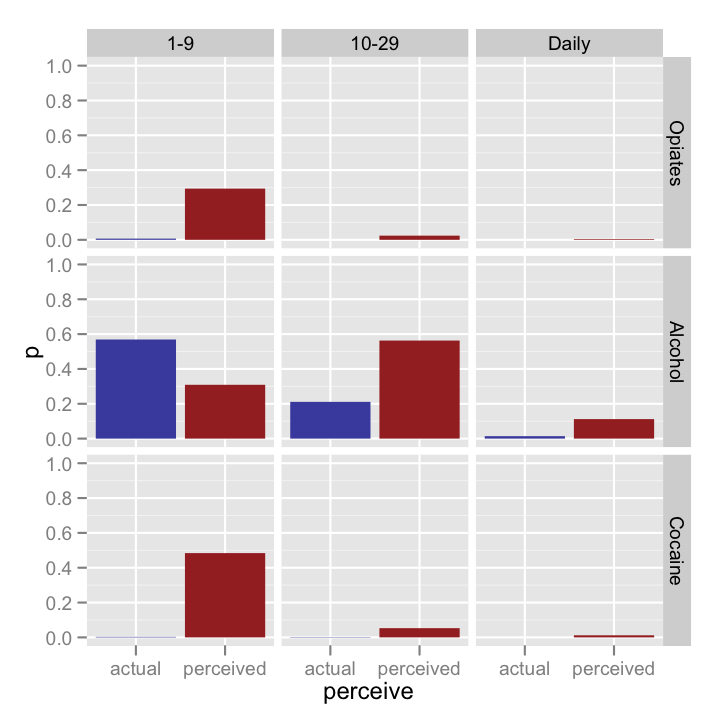

The R source for this figure:
drug<-data.frame( 
	freq = rep(c(rep("1-9",2),rep("10-29",2),rep("Daily",2)),3),
	perceive = rep(c("actual","perceived"),9),
	drug = c(rep("Opiates",6), rep("Alcohol",6), rep("Cocaine",6)),
	p = c(0.7,29.4,0,2.4,0,0.4,56.9,30.9,21.1,56.3,1.4,11.2,0.3,48.4,0.2,5.3,0,1.2)/100
	)
drug$drug <- relevel(drug$drug, levels(drug$drug)[c(3,1,2)])


	
p <- ggplot(data = drug, aes(perceive, p))+
	geom_bar(aes(fill = perceive), position = "dodge")+
	facet_grid(drug~freq)+
	ylim(0,1)+
	scale_fill_manual(values = muted(c("blue","red")))+
	opts(legend.position = "none")
	
print(p)
